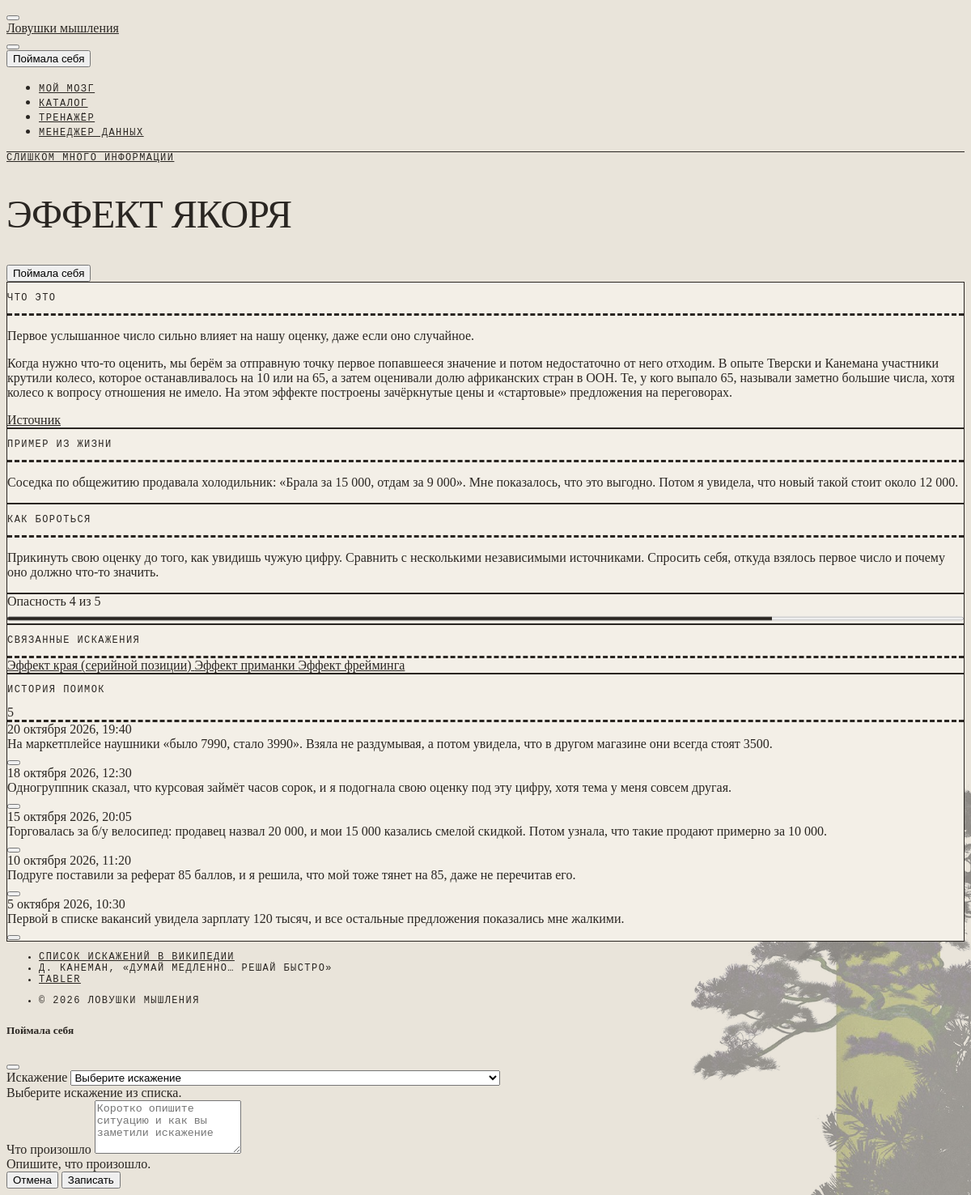
The page /biases/2/ on the database its author committed.
### biases/models.py (models this page shows, shortened)
class Bias(models.Model):
    group = models.ForeignKey(BiasGroup, on_delete=models.PROTECT, related_name='biases')
    name = models.CharField('Название', max_length=150)
    short_description = models.CharField('Кратко', max_length=255)
    full_description = models.TextField('Подробное описание')
    example = models.TextField('Пример из жизни')
    how_to_fight = models.TextField('Как бороться')
    source = models.URLField('Источник', blank=True)
    danger_level = models.PositiveSmallIntegerField(
        'Опасность', default=3,
        validators=[MinValueValidator(1), MaxValueValidator(5)],
        help_text='1 - почти не влияет на решения, 5 - очень влияет',
    )
    related = models.ManyToManyField('self', blank=True, verbose_name='Связанные искажения')
    class Meta:
        ordering = ['name']
        verbose_name = 'искажение'
        verbose_name_plural = 'искажения'

class BiasGroup(models.Model):
    COLOR_CHOICES = [
        ('teal', 'Бирюзовый'),
        ('orange', 'Оранжевый'),
        ('lime', 'Лаймовый'),
        ('purple', 'Фиолетовый'),
        ('blue', 'Синий'),
    ]
    name = models.CharField('Название', max_length=150)
    color = models.CharField('Цвет', max_length=150, choices=COLOR_CHOICES)
    description = models.TextField('Описание', blank=True)
    order = models.PositiveSmallIntegerField('Порядок', default=0)
    class Meta:
        ordering = ['order']
        verbose_name = 'группа искажений'
        verbose_name_plural = 'группы искажений'

class Catch(models.Model):
    bias = models.ForeignKey(Bias, on_delete=models.CASCADE, related_name='catches')
    situation = models.TextField('Ситуация')
    created_at = models.DateTimeField('Когда', default=timezone.now)
    class Meta:
        ordering = ['-created_at']
        verbose_name = 'запись дневника'
        verbose_name_plural = 'записи дневника'

### biases/views.py (the view)
# urls.py: path('biases/<int:pk>/', views.bias_detail, name='bias_detail'),
def bias_detail(request, pk):
    bias = get_object_or_404(Bias, pk=pk)
    return render(request, 'biases/bias_detail.html', {'bias': bias, 'catches': bias.catches.all()})

### biases/templatetags/bias_tags.py (called while the page is built)
@register.inclusion_tag('components/_catch_modal.html')
def catch_modal():
    return {'biases': Bias.objects.order_by('group__order', 'name')}

### templates/biases/bias_detail.html (shortened to what this page needs)
{% extends 'base.html' %}
{% block page_pretitle %}
<a href="{% url 'biases:bias_list' %}?group={{ bias.group.pk }}" class="text-reset d-inline-flex align-items-center gap-2">
  <span class="status-dot status-{{ bias.group.color }}"></span>{{ bias.group.name }}
</a>
{% endblock %}
{% block page_title %}<span class="text-break">{{ bias.name }}</span>{% endblock %}
{% block page_actions %}
<button type="button" class="btn btn-primary" data-bs-toggle="modal" data-bs-target="#catch-modal"
        onclick="document.getElementById('catch-bias').value = {{ bias.pk }}">
  Поймала себя
</button>
{% endblock %}
{% block content %}
<div class="row row-cards">
  <div class="col-12 col-xl-8">
    <div class="row row-cards">
      <div class="col-12">
        <div class="card">
          <div class="card-header"><h3 class="card-title">Что это</h3></div>
          <div class="card-body">
            <p class="fs-3">{{ bias.short_description }}</p>
            {{ bias.full_description|linebreaks }}
            {% if bias.source %}
            <a href="{{ bias.source }}" target="_blank" rel="noopener" class="d-inline-flex align-items-center gap-1">
              Источник
            </a>
            {% endif %}
          </div>
        </div>
      </div>
      <div class="col-12">
        <div class="card">
          <div class="card-header"><h3 class="card-title">Пример из жизни</h3></div>
          <div class="card-body">{{ bias.example|linebreaks }}</div>
        </div>
      </div>
      <div class="col-12">
        <div class="card">
          <div class="card-header"><h3 class="card-title">Как бороться</h3></div>
          <div class="card-body">{{ bias.how_to_fight|linebreaks }}</div>
        </div>
      </div>
    </div>
  </div>
  <div class="col-12 col-xl-4">
    <div class="row row-cards">
      <div class="col-12">
        <div class="card">
          <div class="card-body">
            {% include 'components/_danger_meter.html' with level=bias.danger_level %}
          </div>
        </div>
      </div>
      <div class="col-12 col-md-6 col-xl-12">
        <div class="card h-100">
          <div class="card-header"><h3 class="card-title">Связанные искажения</h3></div>
          {% include 'components/_related_list.html' with biases=bias.related.all %}
        </div>
      </div>
      <div class="col-12 col-md-6 col-xl-12">
        <div class="card h-100">
          <div class="card-header">
            <h3 class="card-title">История поимок</h3>
            <div class="card-actions">
              <span class="badge bg-primary-lt">{{ catches|length }}</span>
            </div>
          </div>
          {% include 'components/_catch_list.html' with catches=catches %}
        </div>
      </div>
    </div>
  </div>
</div>
{% endblock %}

### templates/components/_related_list.html
{% if biases %}
<div class="list-group list-group-flush">
  {% for bias in biases %}
  <a href="{% url 'biases:bias_detail' bias.pk %}" class="list-group-item list-group-item-action d-flex align-items-center gap-2">
    <span class="status-dot status-{{ bias.group.color }}"></span>{{ bias.name }}
  </a>
  {% endfor %}
</div>
{% else %}
{% include 'components/_empty.html' with text='Связей пока нет.' icon='link' %}
{% endif %}

### templates/components/_catch_item.html (shortened to what this page needs)
<div class="list-group-item catch-item">
  <div class="d-flex align-items-start gap-2">
    <div class="flex-fill">
      <div class="text-secondary small mb-1">
        {{ catch.created_at|date:"j E Y" }}<span class="d-none d-md-inline">, {{ catch.created_at|date:"H:i" }}</span>
      </div>
      <div>{{ catch.situation }}</div>
    </div>
    <button type="button" class="btn btn-ghost-secondary btn-icon btn-sm"
            onclick="deleteCatch(this)" data-url="{% url 'biases:api_catch_delete' catch.pk %}"
            title="Удалить запись">
    </button>
  </div>
</div>

### static/css/custom.css (style rules this page uses)
:root { --tblr-font-sans-serif: 'Palatino Linotype', 'Book Antiqua', Palatino, Georgia, serif; --tblr-font-monospace: Consolas, 'Courier New', monospace; --tblr-border-radius-scale: 0; --tblr-shadow-card: none; }
:root, :root[data-bs-theme=light] { --ink: #2a2622; --paper: #e9e4da; --sheet: #f3efe7; --accent: #4f5e33; }
:root, :root[data-bs-theme=light], :root[data-bs-theme=dark] { --tblr-primary: var(--ink); --tblr-link-color: var(--ink); --tblr-link-hover-color: var(--accent); }
:root[data-bs-theme=light], :root:not([data-bs-theme]) { --tblr-primary-rgb: 42, 38, 34; --tblr-link-color-rgb: 42, 38, 34; }
a { color: var(--ink); }
.btn-primary { --tblr-btn-color: var(--paper); --tblr-btn-bg: var(--ink); --tblr-btn-border-color: var(--ink); --tblr-btn-hover-color: var(--paper); --tblr-btn-hover-bg: var(--ink); --tblr-btn-hover-border-color: var(--ink); --tblr-btn-active-color: var(--paper); --tblr-btn-active-bg: var(--ink); --tblr-btn-active-border-color: var(--ink); }
body { color: var(--ink); background-color: var(--paper); }
.page-pretitle, .subheader, .card-header .card-title, .footer, .navbar .nav-link-title { font-family: var(--tblr-font-monospace); font-size: 0.75rem; font-weight: 400; letter-spacing: 0.12em; text-transform: uppercase; }
.card { background: var(--sheet); border: 1px solid var(--ink); box-shadow: none; }
.card-header { border-bottom-style: dashed; }

### rows shown on the page
Bias: group.name "СЛИШКОМ МНОГО ИНФОРМАЦИИ", name "ЭФФЕКТ ЯКОРЯ", short_description "Первое услышанное число сильно влияет на нашу оценку, даже если оно случайное.", full_description "Когда нужно что-то оценить, мы берём за отправную точку первое попавшееся значение и потом недостаточно от него отходим. В опыте Тверски и Канемана участники крутили колесо, которое останавливалось на 10 или на 65, а затем оценивали долю африканских стран в ООН. Те, у кого выпало 65, называли заметно большие числа, хотя колесо к вопросу отношения не имело. На этом эффекте построены зачёркнутые цены и «стартовые» предложения на переговорах.", example "Соседка по общежитию продавала холодильник: «Брала за 15 000, отдам за 9 000». Мне показалось, что это выгодно. Потом я увидела, что новый такой стоит около 12 000.", how_to_fight "Прикинуть свою оценку до того, как увидишь чужую цифру. Сравнить с несколькими независимыми источниками. Спросить себя, откуда взялось первое число и почему оно должно что-то значить."
Bias: name "Эффект края (серийной позиции)"
Bias: name "Эффект приманки"
Bias: name "Эффект фрейминга"
Catch: created_at "20 октября 2026", created_at "19:40", situation "На маркетплейсе наушники «было 7990, стало 3990». Взяла не раздумывая, а потом увидела, что в другом магазине они всегда стоят 3500."
Catch: created_at "18 октября 2026", created_at "12:30", situation "Одногруппник сказал, что курсовая займёт часов сорок, и я подогнала свою оценку под эту цифру, хотя тема у меня совсем другая."
Catch: created_at "15 октября 2026", created_at "20:05", situation "Торговалась за б/у велосипед: продавец назвал 20 000, и мои 15 000 казались смелой скидкой. Потом узнала, что такие продают примерно за 10 000."
Catch: created_at "10 октября 2026", created_at "11:20", situation "Подруге поставили за реферат 85 баллов, и я решила, что мой тоже тянет на 85, даже не перечитав его."
Catch: created_at "5 октября 2026", created_at "10:30", situation "Первой в списке вакансий увидела зарплату 120 тысяч, и все остальные предложения показались мне жалкими."

### other values the page prints
{{ level }} "4"
{{ catches|length }} "5"
